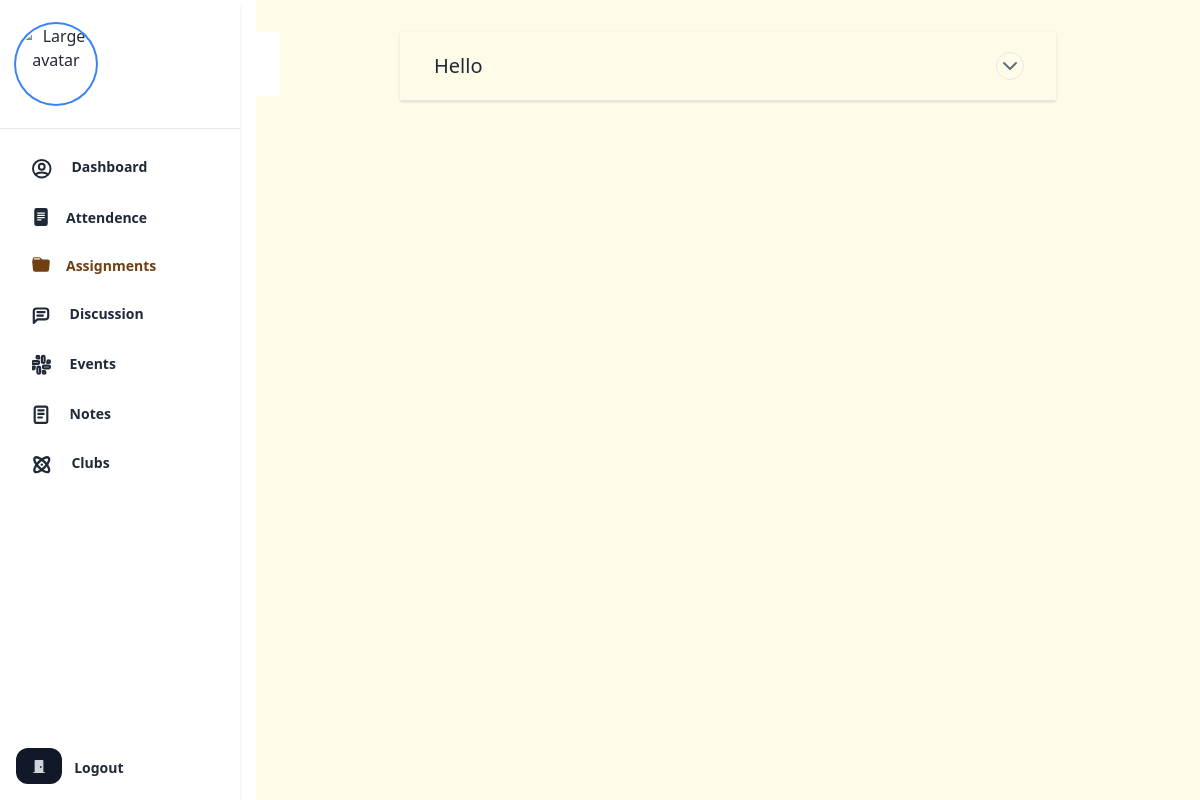
Before: /assignments/ (signed in) with the older database file.
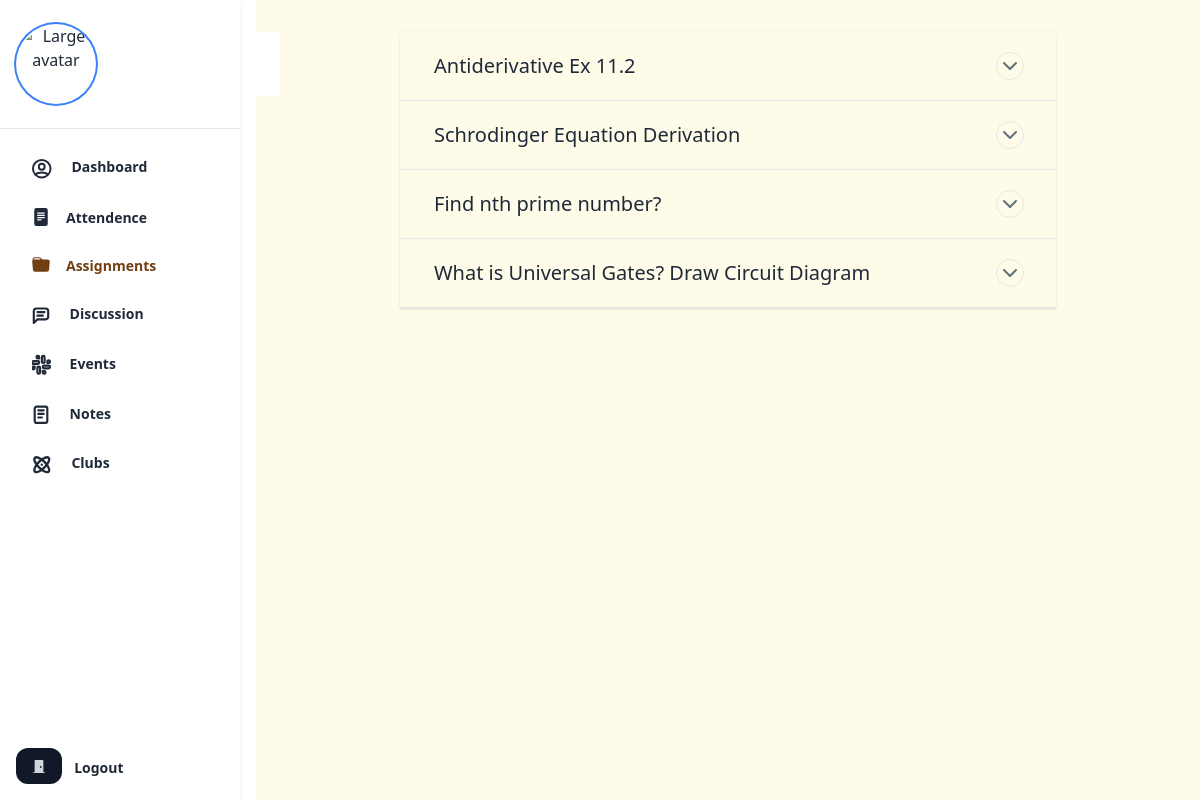
After: the same page with the newer database file.
### webapp/models/college.py (models this page shows, shortened)
class Assignment(models.Model):
    topic = models.CharField(max_length=100, db_index=True)
    semester = models.ForeignKey(Semester,
                                 on_delete=models.CASCADE,
                                 related_name="assignment",
                                 related_query_name="has_assignment")
    image = models.ImageField(
        upload_to=utils.upload_directory_path, null=True, blank=True)
    description = models.TextField(null=True)
    upload = models.FileField(
        upload_to=utils.upload_directory_path, null=True, blank=True)
    teacher = models.ForeignKey(
        USER, on_delete=models.CASCADE, related_name="+", related_query_name="+", validators=[validators.validate_teacher, ])
    objects = AssignmentManager()
    due_date = models.DateField(db_index=True)
    assigned_at = models.DateField(default=timezone.now, editable=False)
    class Meta:
        ordering = ("due_date",)
        constraints = [
            models.UniqueConstraint(
                "topic", "semester", "teacher", name="unique_semester_topic_teacher"),
        ]

### webapp/views.py (the view)
# urls.py: path("assignments/",views.AssignmentView.as_view(), name="assignment"),
class AssignmentView(LoginRequiredMixin, list.ListView):
    model = Assignment
    template_name = "webapp/assignment.html"
    context_object_name = "assignments"
    def get_queryset(self):
        return super().get_queryset().filter(semester=self.request.user.semester)

### webapp/models/essentials.py (called while the page is built)
    def get_queryset(self):
        return AssignmentQuerySet(self.model)

### webapp/templatetags/extras.py (called while the page is built)
@register.filter
def assgmentStatus(student,assignment):
    sub = Submission.objects.filter(assignment=assignment,student=student).first()
    if sub:
        return sub.get_status_display()
    return "Not Submitted"

### webapp/templates/webapp/assignment.html (shortened to what this page needs)
{% extends 'webapp/_base.html' %}
{% load extras %}
{% block content %}
<div class="flex h-screen antialiased text-gray-800">
    <div class="flex flex-row h-full w-full overflow-x-hidden">
      <div class="flex flex-col py-8 pl-6 pr-2 w-64 bg-white flex-shrink-0">
        {% include "webapp/_sidebar.html" with current="assign" %}
      </div>
      <main class="w-3/5 p-8 mx-auto">
        <section class="shadow row">
          <div class="tabs">
            {% for assignment in assignments %}
            <div class="border-b tab">
              <div class="border-l-2 border-transparent relative">
                <header
                  class="flex justify-between items-center p-5 pl-8 pr-8 cursor-pointer select-none tab-label"
                  for="chck1"
                >
                  <span class="text-grey-darkest font-thin text-xl">
                   {{assignment.topic}}
                  </span>
                  <div
                    class="rounded-full border border-grey w-7 h-7 flex items-center justify-center test"
                  >
                    <svg
                      aria-hidden="true"
                      class=""
                      data-reactid="266"
                      fill="none"
                      height="24"
                      stroke="#606F7B"
                      stroke-linecap="round"
                      stroke-linejoin="round"
                      stroke-width="2"
                      viewbox="0 0 24 24"
                      width="24"
                      xmlns="http://www.w3.org/2000/svg"
                    >
                      <polyline points="6 9 12 15 18 9"></polyline>
                    </svg>
                  </div>
                </header>
              </div>
            </div>
            {% endfor %}
          </div>
        </section>
      </main>
{% endblock content %}

### webapp/templates/webapp/_base.html (shortened to what this page needs)
<!DOCTYPE html>
<html lang="en">
<head>
    <script src="https://cdn.tailwindcss.com"></script>
</head>
<body class="relative bg-yellow-50 overflow-hidden max-h-screen">
    {% block content %}
    {% endblock content %}
</body>
</html>

### webapp/templates/webapp/_sidebar.html (shortened to what this page needs)
<div class="flex flex-col py-8 pl-6 pr-2 w-64 bg-white flex-shrink-0">
    <aside class="fixed inset-y-0 left-0 bg-white shadow-md max-h-screen w-60">
        <div class="flex flex-col justify-between h-full">
            <div class="flex-grow">
                <div class="px-4 py-6 text-center border-b">
                    <img class="w-20 h-20 rounded-full ring-2 ring-blue-500 dark:ring-blue-500"
                        src="https://flowbite.com/docs/images/people/profile-picture-5.jpg" alt="Large avatar" />
                </div>
                <div class="p-4">
                    <ul class="space-y-1">
                        <li>
                            <a href="{% url 'app_webapp:dashboard' %}"
                                class="flex bg-white  {% if current == 'dash' %}bg-blue-200 text-yellow-900{% endif %} rounded-xl font-bold text-sm py-3 px-4">
                                Dashboard
                            </a>
                        </li>
                        <li>
                            <a href="javascript:void(0)"
                                class="flex bg-white  {% if current == 'atten' %}bg-blue-200 text-yellow-900{% endif %} rounded-xl font-bold text-sm py-3 px-4">
                                Attendence
                            </a>
                        </li>
                        <li>
                            <a href="{% url 'app_webapp:assignment' %}"
                                class="flex bg-white  {% if current == 'assign' %}bg-blue-200 text-yellow-900{% endif %} rounded-xl font-bold text-sm py-3 px-4"">
                                Assignments
                            </a>
                        </li>
                        <li>
                            <a href="{% url 'app_webapp:discussion' %}"
                                class="flex bg-white  {% if current == 'disc' %}bg-blue-200 text-yellow-900{% endif %} rounded-xl font-bold text-sm py-3 px-4"">
                                Discussion
                            </a>
                        </li>
                        <li>
                            <a href="javascript:void(0)"
                                class="flex bg-white  {% if current == 'events' %}bg-blue-200 text-yellow-900{% endif %} rounded-xl font-bold text-sm py-3 px-4">
                                Events
                            </a>
                        </li>
                        <li>
                            <a href="javascript:void(0)"
                                class="flex bg-white  {% if current == 'notes' %}bg-blue-200 text-yellow-900{% endif %} rounded-xl font-bold text-sm py-3 px-4">
                                Notes
                            </a>
                        </li>
                        <li>
                            <a href="javascript:void(0)"
                                class="flex bg-white  {% if current == 'clubs' %}bg-blue-200 text-yellow-900{% endif %} rounded-xl font-bold text-sm py-3 px-4"">
                                Clubs
                            </a>
                        </li>
                    </ul>
                </div>
            </div>
            <div class="p-4">
                <a type="button" href="{% url 'app_webapp:logout' %}"
                    class="inline-flex items-center justify-center h-9 px-4 rounded-xl bg-gray-900 text-gray-300 hover:text-white text-sm font-semibold transition">
                    <svg xmlns="http://www.w3.org/2000/svg" width="1em" height="1em" fill="currentColor" class=""
                        viewBox="0 0 16 16">
                        <path
                            d="M12 1a1 1 0 0 1 1 1v13h1.5a.5.5 0 0 1 0 1h-13a.5.5 0 0 1 0-1H3V2a1 1 0 0 1 1-1h8zm-2 9a1 1 0 1 0 0-2 1 1 0 0 0 0 2z" />
                    </svg>
                </a>
                <a type="button" href="{% url 'app_webapp:logout' %}" class="font-bold text-sm ml-2">Logout</a>
            </div>
        </div>
    </aside>
</div>

### webapp/templates/webapp/assignment.html (style rules this page uses)
.tab { overflow: hidden; }

Changed rows visible on the page:
removed Assignment: topic "Hello"
added Assignment: topic "Antiderivative Ex 11.2"
added Assignment: topic "Schrodinger Equation Derivation"
added Assignment: topic "Find nth prime number?"
added Assignment: topic "What is Universal Gates? Draw Circuit Diagram"
